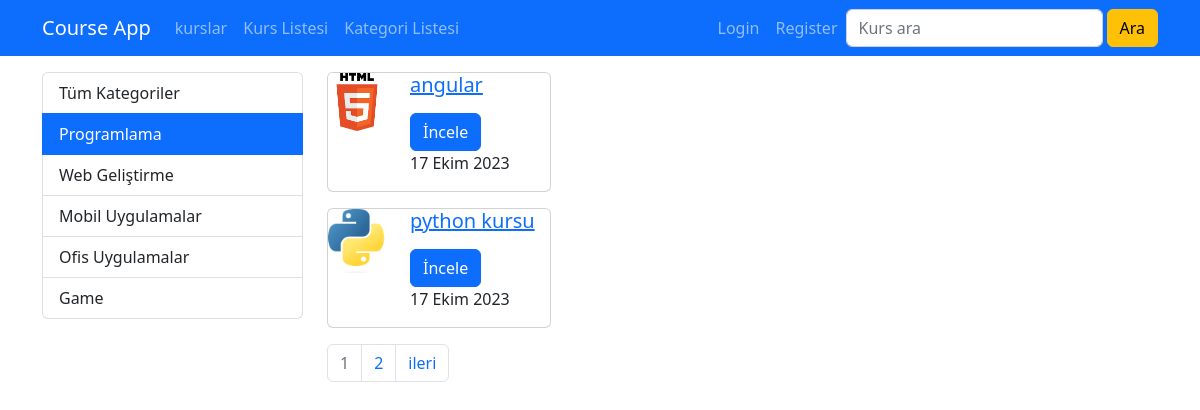
The app's page /kurs/kategori/programlama, older data.
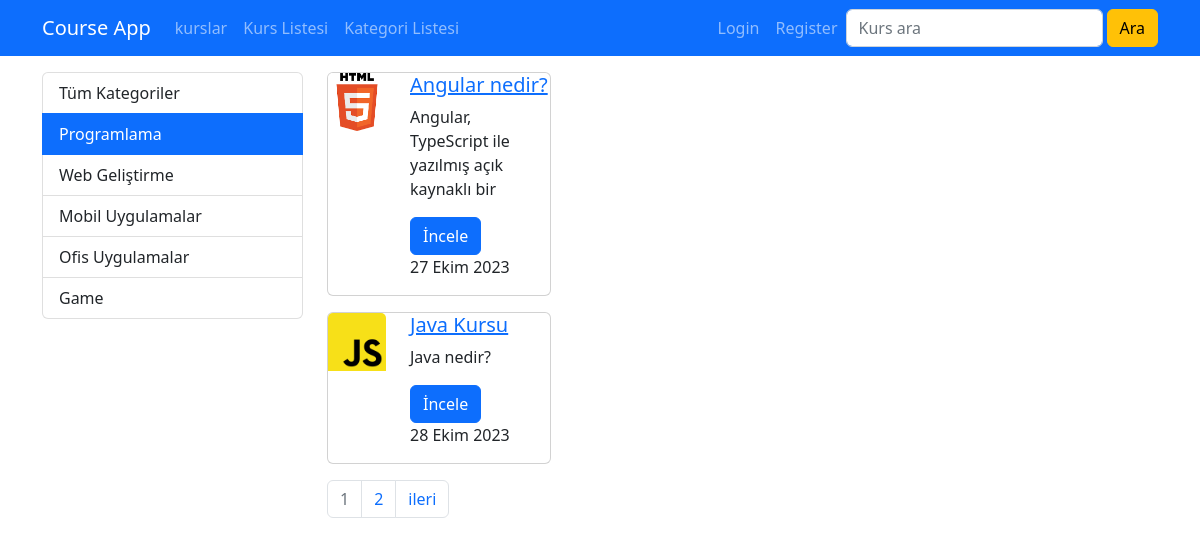
The same page, newer data.
### courses/models.py (models this page shows, shortened)
class Category(models.Model):
    name = models.CharField(max_length=40)
    slug = models.SlugField(default="", db_index=True, null= False, unique=True, max_length=50)

class course(models.Model):
    title = models.CharField(max_length=50)
    subtitle = models.CharField(max_length=50, default="")
    description = models.TextField()
    image = models.ImageField(upload_to="images", default="")
    date = models.DateField(auto_now=True)
    isActive = models.BooleanField(default=False)
    isHome = models.BooleanField(default=False)
    slug = models.SlugField(default="",blank=True,  null=False, unique=True, db_index=True)
    kullanicilar = models.ManyToManyField(User, related_name='kurslar')
    categories =models.ManyToManyField(Category)

### courses/views.py (the view)
# urls.py: path("kategori/<slug:slug>", views.getCoursesByCategory, name="courses_by"),
def getCoursesByCategory(request,slug):
        kurslar = course.objects.filter(categories__slug=slug, isActive=True).order_by("date")
        kategoriler = Category.objects.all()
        paginator = Paginator(kurslar, 2)
        page = request.GET.get('page', 1)
        page_obj = paginator.page(page)
        return render(request, 'courses/list.html', {
        'categories' : kategoriler,
        'courses' : page_obj,
        'selected_category' : slug
        })

### courses/templates/courses/list.html (shortened to what this page needs)
{% extends "layout.html" %}
{% load static %}
{% block body %}
<div class="container mt-3">
    <div class="row">
        <div class="col-3" >
          {% include "courses/partials/_category.html" %}
        </div>
        <div class="col-9">
          {% for cours in courses %}
                  {% include "courses/partials/_course.html" %}
          {% endfor %}
          {% include "courses/partials/_pagination.html" %}
          </div>
    </div>
</div>
{% endblock body %}

### courses/templates/courses/partials/_category.html
  <div class="list-group">
    <a href="/kurs" class="list-group-item list-group-item-action{% if selected_category is None %} active{% endif %}">Tüm Kategoriler</a>
    {% for categor in categories %}
       <a href="{% url 'courses_by' categor.slug %}" class="list-group-item list-group-item-action {% if selected_category == categor.slug %} active{% endif %}" >{{categor.name|title}}</a>
       {% endfor %}
 </div>

### courses/templates/courses/partials/_course.html (shortened to what this page needs)
{% load static %}
<div class="card mb-3" style="width: 14rem;">
    <div class="row">
        <div class="col-4 ">
            <img class="card-img-top" src="{{ cours.image.url }}" alt="{{cours.title}}">
        </div>
        <div class="col-8 ">
          <h5 class="card-title">
              <a href="{% url 'course_details' cours.slug  %}">
                  {{cours.title}}
              </a>
          </h5>
          <p class="card-text">{{cours.subtitle}}</p>
          <a href="{% url 'course_details' cours.slug %}" class="btn btn-primary">İncele</a>
          <p>{{cours.date}}</p>
        </div>
    </div>
  </div>

Row changes from the older to the newer data that the page shows:
no longer on this page (row edited): course: image (picture), title "python kursu", date "17 Ekim 2023"
changed course: title "angular" → "Angular nedir?"; subtitle (not shown) → "Angular, TypeScript ile yazılmış açık kaynaklı bir"; date "17 Ekim 2023" → "27 Ekim 2023"
now on this page (row edited): course: image (picture), title "Java Kursu", subtitle "Java nedir?", date "28 Ekim 2023"
